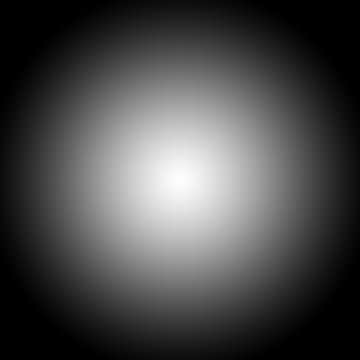
#> input picture images/gradient image.jpg, 360 x 360 px, found by its file name
$ python 'OpenCV_17_Simple Image Thresholding.py'
#> lines starting #> are read from the running program, lines starting #| are printed output that depends on the picture; after the words box and inside, x2 and y2 are one past the last pixel; in counts of white or black regions, pixels touching at a corner belong together
import cv2
import numpy as np
import os

img = cv2.imread("/home/sir-youssef/Coding/Computer Vision/images/gradient image.jpg",0)
#> img is the input picture: shape (360, 360); min 0, max 253, mean 73.9
_,th1 = cv2.threshold(img,55,255,cv2.THRESH_BINARY)
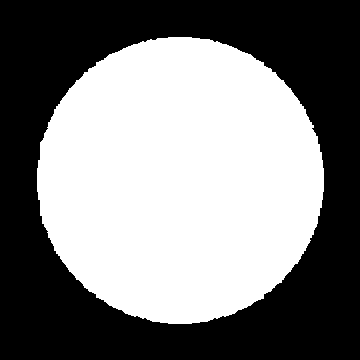
#> th1: shape (360, 360); 49.8% white; 1 white region, box (x1, y1, x2, y2) and area: (37, 37, 324, 324) 64557
_,th2 = cv2.threshold(img,200,255,cv2.THRESH_BINARY_INV)
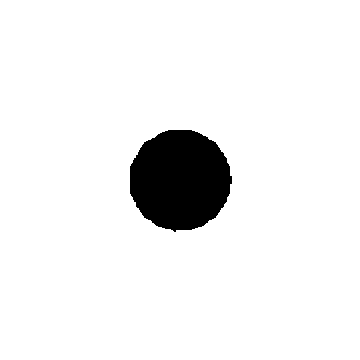
#> th2: shape (360, 360); 93.8% white; 1 black region, box (x1, y1, x2, y2) and area: (130, 130, 232, 232) 8090
_,th3 = cv2.threshold(img,127,225,cv2.THRESH_TRUNC)
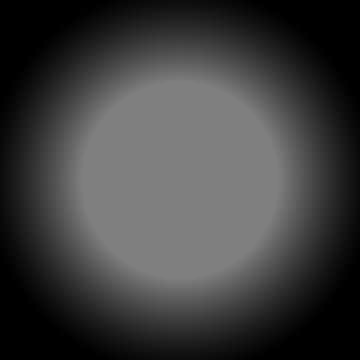
#> th3: shape (360, 360); min 0, max 127, mean 62.4
_,th4 = cv2.threshold(img,127,225,cv2.THRESH_TOZERO)
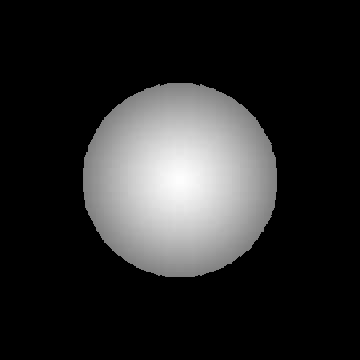
#> th4: shape (360, 360); min 0, max 253, mean 40.8
_,th5 = cv2.threshold(img,127,225,cv2.THRESH_TOZERO_INV)
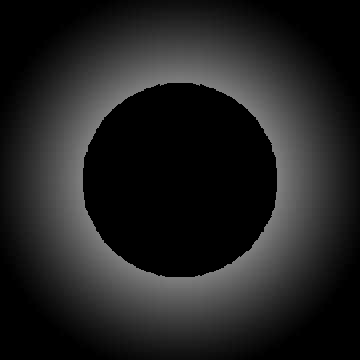
#> th5: shape (360, 360); min 0, max 127, mean 33.2

cv2.imshow("Original Image",img)
cv2.imshow("TH1",th1)
cv2.imshow("TH2",th2)
# cv2.imshow("TH3",th3)
# cv2.imshow("TH4",th4)
# cv2.imshow("TH5",th5)

cv2.waitKey(0)
cv2.destroyAllWindows()

$ run again, with images/messi.JPG copied over images/gradient image.jpg
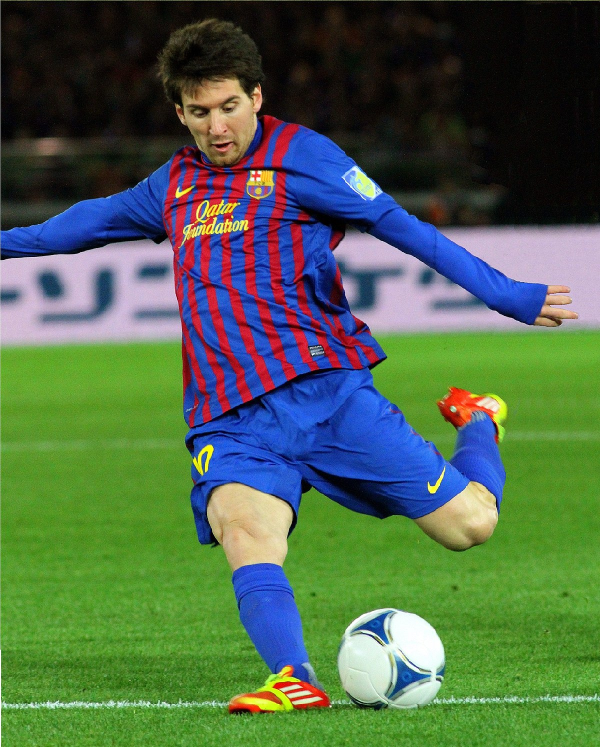
#> input picture images/messi.JPG, 1200 x 1493 px, found by its file name (shown at 1/2 size)
#> `_,th1 = cv2.threshold(img,55,255,cv2.THRESH_BINARY)`:
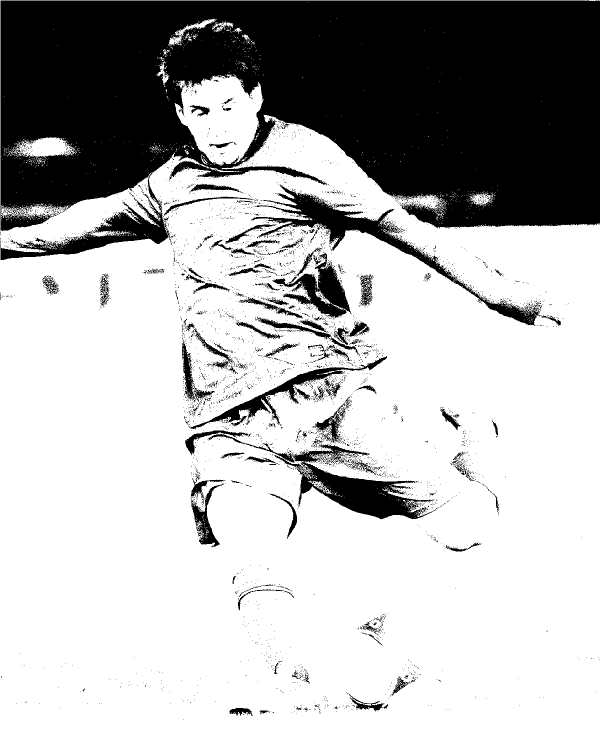
#> th1: shape (1493, 1200) (shown at 1/2 size); 70.8% white; 4223 black regions (4072 under 20 px), largest, box (x1, y1, x2, y2) and area: (1, 1, 1200, 520) 440012, (502, 370, 1084, 651) 15816, (549, 888, 872, 1039) 14958
#> th2: shape (1493, 1200); 96.6% white; 3516 black regions (3401 under 20 px), largest, box (x1, y1, x2, y2) and area: (678, 1217, 889, 1408) 23345, (450, 971, 583, 1131) 9027, (892, 966, 996, 1054) 4985
#> `_,th5 = cv2.threshold(img,127,225,cv2.THRESH_TOZERO_INV)`:
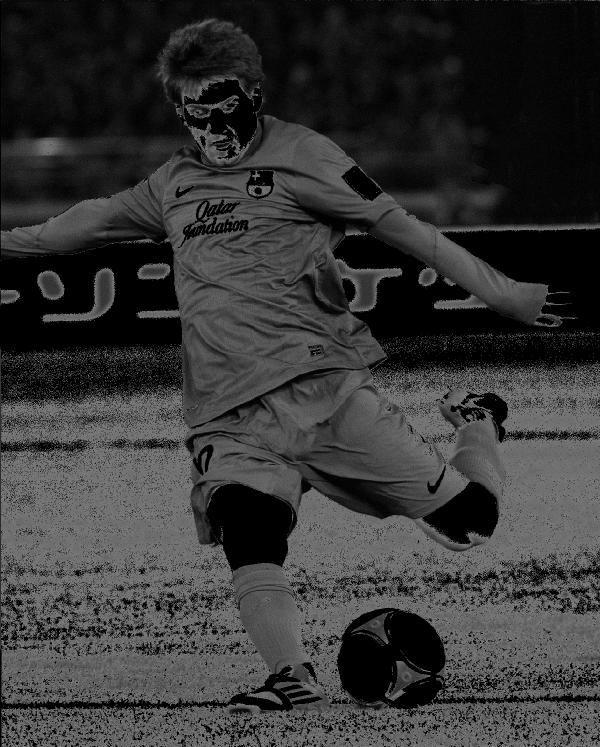
#> th5: shape (1493, 1200) (shown at 1/2 size); min 0, max 127, mean 54.1
